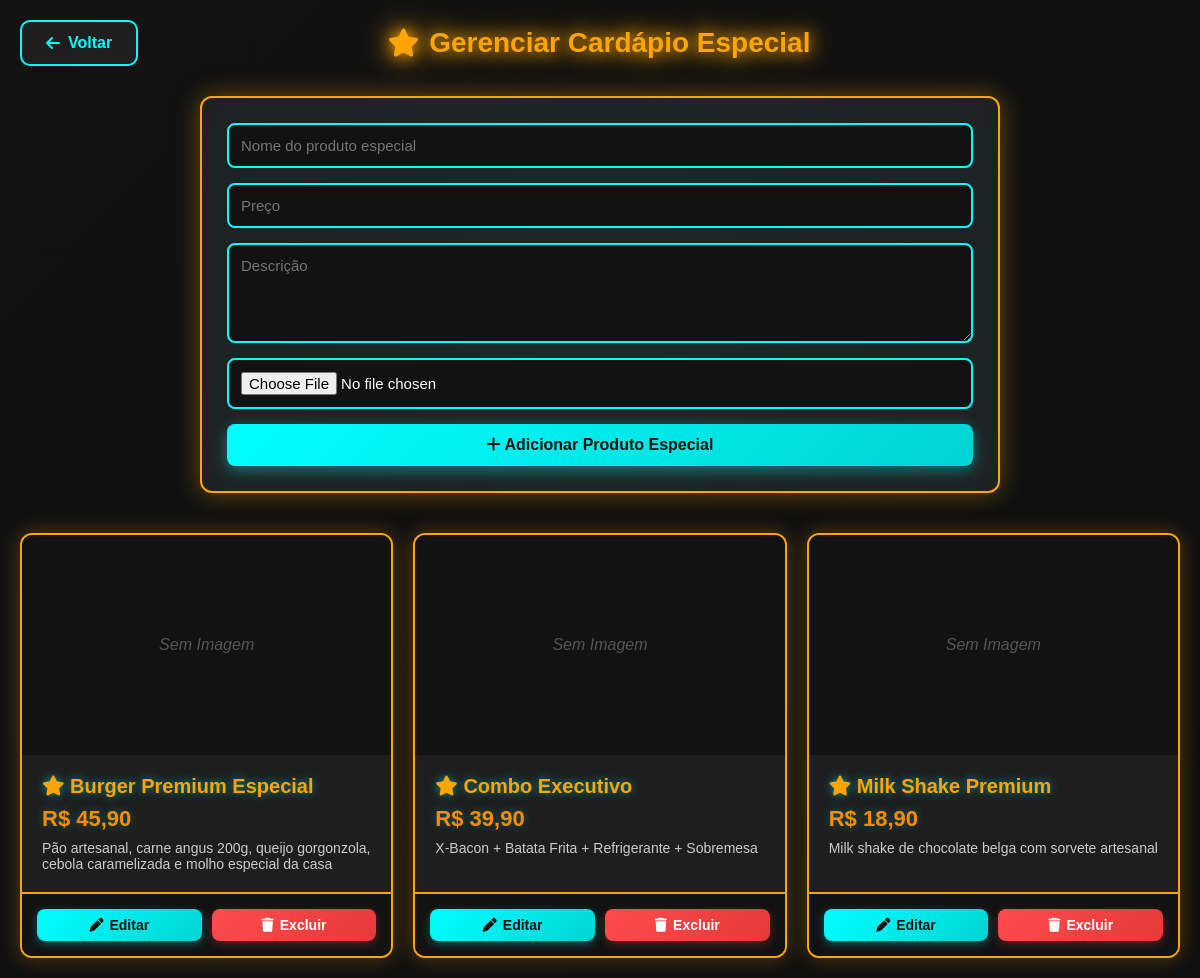
/cardapio_especial.php (signed in), run on an earlier commit of the app's database.
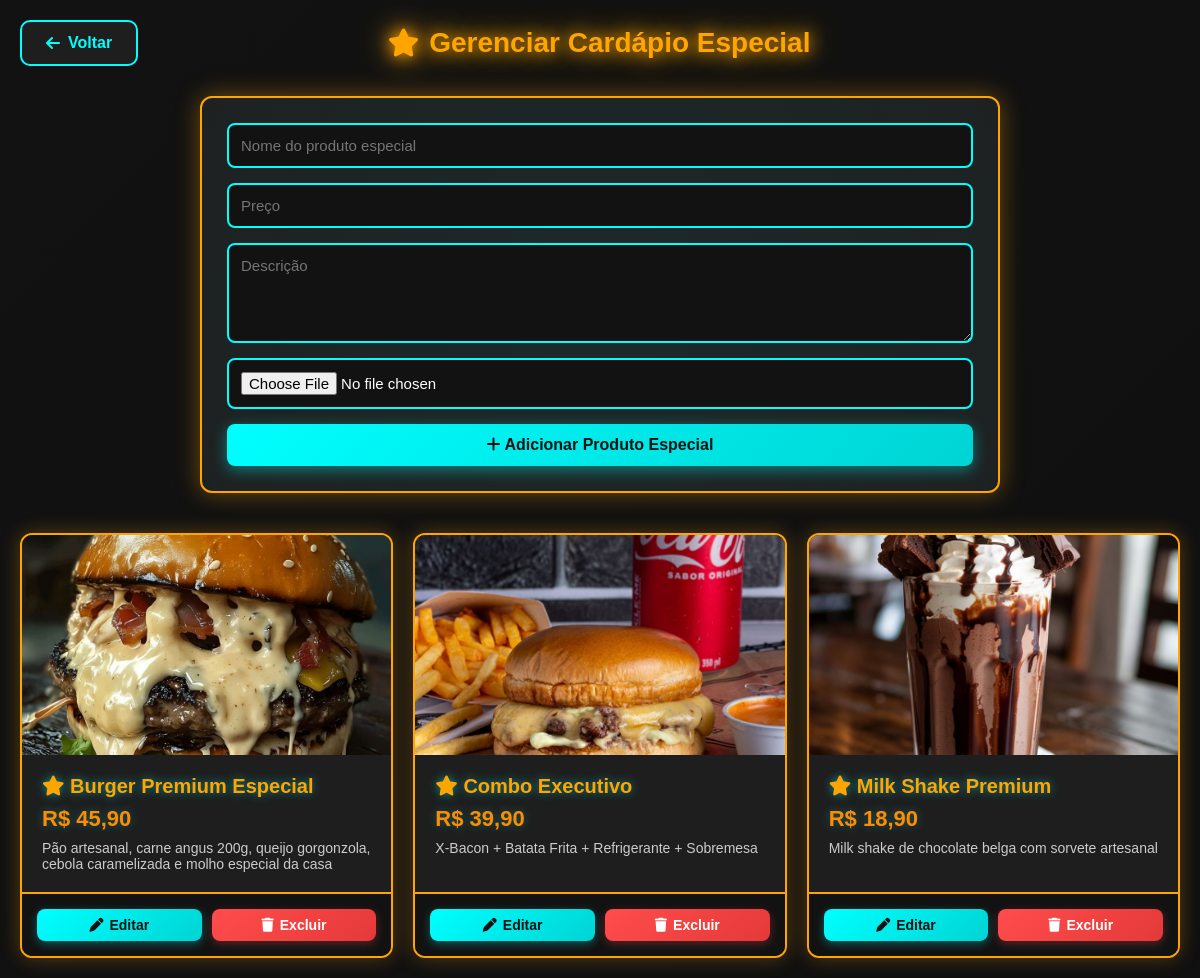
And on a later commit of the database.
### tables this page shows
CREATE TABLE `produtos_especiais` (
  `id` int(11) NOT NULL,
  `nome` varchar(100) NOT NULL,
  `descricao` text DEFAULT NULL,
  `preco` decimal(10,2) NOT NULL,
  `imagem` varchar(255) DEFAULT NULL
);

### cardapio_especial.php (the view, shortened to what this page needs)
<?php
include "config.php";
$targetDir = "uploads/";
$produtos = $conn->query("SELECT * FROM produtos_especiais");
?>
<!DOCTYPE html>
<html lang="pt-BR">
<head>
    <link rel="stylesheet" href="css/cardapio.css?e=<?php echo rand(0, 10000) ?>">
    <link rel="stylesheet" href="https://cdnjs.cloudflare.com/ajax/libs/font-awesome/6.5.0/css/all.min.css">
</head>
<body>
    <div class="header-page">
        <a href="painel_dono.php" class="btn-voltar-top"><i class="fa fa-arrow-left"></i> Voltar</a>
        <h1><i class="fa fa-star"></i> Gerenciar Cardápio Especial</h1>
    </div>
    <form method="post" enctype="multipart/form-data">
        <input type="text" name="nome" placeholder="Nome do produto especial" required>
        <input type="number" step="0.01" name="preco" placeholder="Preço" required>
        <textarea name="descricao" placeholder="Descrição"></textarea>
        <input type="file" name="imagem" accept="image/*">
        <button type="submit" name="adicionar"><i class="fa fa-plus"></i> Adicionar Produto Especial</button>
    </form>
    <div class="produtos-container">
        <?php while ($row = $produtos->fetch_assoc()): ?>
            <div class="card-produto">
                <?php if ($row['imagem'] && file_exists($targetDir . $row['imagem'])): ?>
                    <img src="<?= $targetDir . $row['imagem'] ?>" alt="<?= $row['nome'] ?>" class="card-img">
                <?php else: ?>
                    <div class="card-img-placeholder">Sem Imagem</div>
                <?php endif; ?>
                <div class="card-info">
                    <h3><i class="fa fa-star"></i> <?= $row['nome'] ?></h3>
                    <p class="preco">R$ <?= number_format($row['preco'], 2, ',', '.') ?></p>
                    <p class="descricao"><?= $row['descricao'] ?></p>
                </div>
                <div class="card-acoes">
                    <a href="editar_produto_especial.php?id=<?= $row['id'] ?>" class="editar"><i class="fa fa-pen"></i> Editar</a>
                    <a href="cardapio_especial.php?delete=<?= $row['id'] ?>" class="delete"
                        onclick="return confirm('Tem certeza que deseja excluir?')"><i class="fa fa-trash"></i> Excluir</a>
                </div>
            </div>
        <?php endwhile; ?>
    </div>
</body>
</html>

### cardapio_especial.php (style rules this page uses)
.card-produto { border: 2px solid #ffa500; box-shadow: 0 0 20px rgba(255, 165, 0, 0.3); }
.card-info h3 { color: #ffa500; }
.card-info .preco { color: #ff8c00; }
.card-acoes { border-top: 2px solid #ffa500; }
h1 { color: #ffa500 !important; text-shadow: 0 0 15px #ffa500, 0 0 30px #ffa500 !important; }
form { border: 2px solid #ffa500; box-shadow: 0 0 25px rgba(255, 165, 0, 0.4); }

What changed in the data, as far as the page shows it:
changed produtos_especiais "Burger Premium Especial": imagem: picture added; no longer shows "Sem Imagem"
changed produtos_especiais "Combo Executivo": imagem: picture added; no longer shows "Sem Imagem"
changed produtos_especiais "Milk Shake Premium": imagem: picture added; no longer shows "Sem Imagem"
